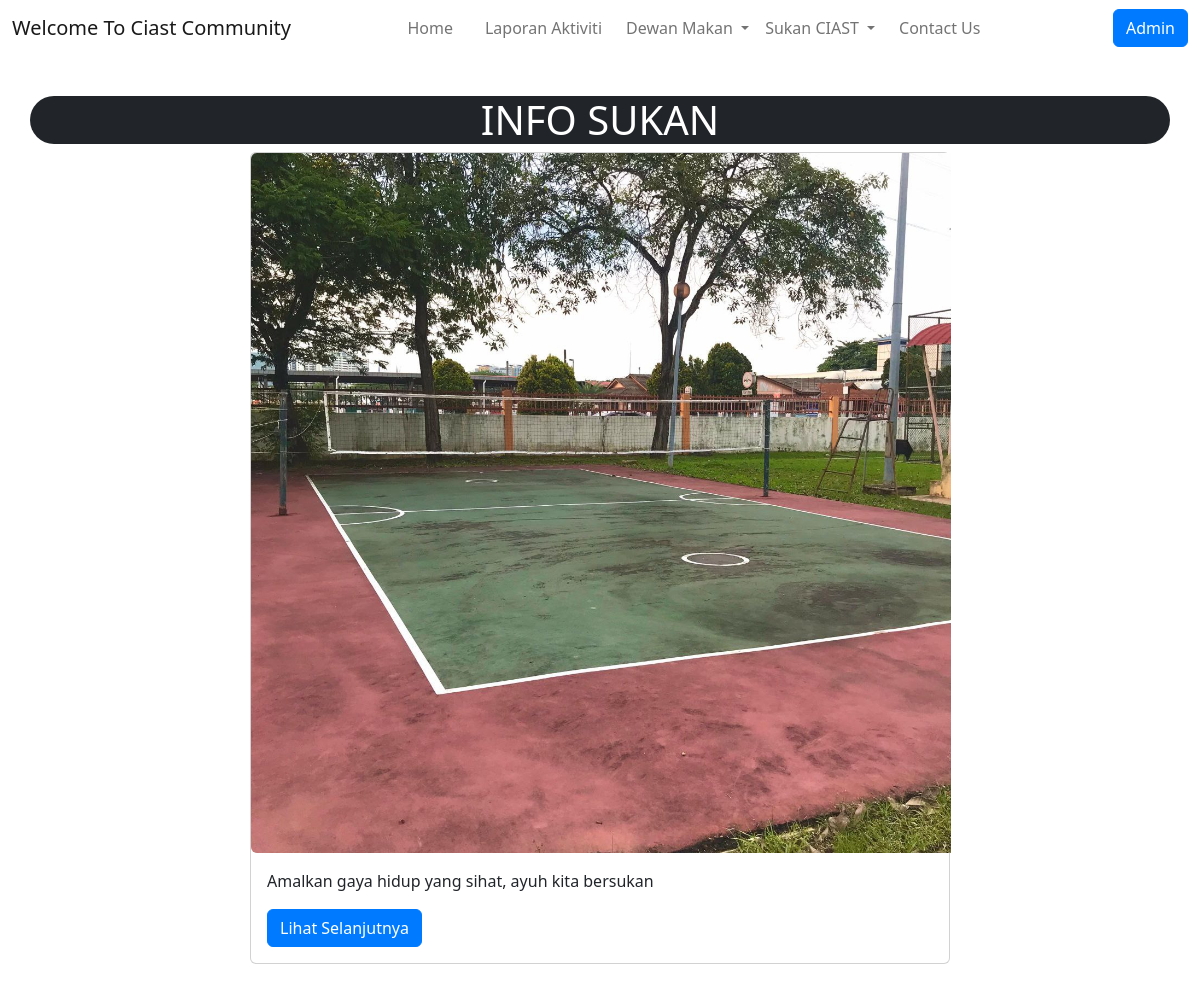
The page /infosukan.php on the database its author committed.
### tables this page shows
CREATE TABLE `sports` (
  `id` int(11) NOT NULL,
  `gambar` char(18) NOT NULL,
  `comments` char(100) NOT NULL
);

### userfunctions.php (called while the page is built, shortened)
<?php
function ambildata($condb, $query)
{
    $result = mysqli_query($condb, $query);
    $rows = [];
    while ($row = mysqli_fetch_assoc($result)) {
        $rows[] = $row;
    }
    return $rows;
}
?>

### infosukan.php (the view, shortened to what this page needs)
<?php
require_once 'userfunctions.php';
$sports = ambildata($condb, "SELECT * FROM sports");
?>
<!DOCTYPE html>
<html lang="en">
<head>
    <link rel="stylesheet" href="css/bootstrap.min.css">
</head>
<body>
<nav class="navbar navbar-expand-sm fixed-top">
        <div class="container-fluid">
            <a class="navbar-brand me-auto" href="index.php">Welcome To Ciast Community</a>
            <div class="offcanvas offcanvas-end" tabindex="-1" id="offcanvasNavbar" aria-labelledby="offcanvasNavbarLabel">
                <div class="offcanvas-body">
                    <ul class="navbar-nav justify-content-center flex-grow-1 pe-3">
                        <li class="nav-item">
                            <a class="nav-link mx-lg-2" aria-current="page" href="index.php">Home</a>
                        </li>
                        <li class="nav-item">
                            <a class="nav-link mx-lg-2" href="1-aktivitiumum.php">Laporan Aktiviti</a>
                        </li>
                        <li class="nav-item dropdown">
                            <a class="nav-link dropdown-toggle" href="#" role="button" data-bs-toggle="dropdown" aria-expanded="false">
                                Dewan Makan
                            </a>
                        </li>
                        <li class="nav-item dropdown">
                            <a class="nav-link dropdown-toggle" href="#" role="button" data-bs-toggle="dropdown" aria-expanded="false">
                                Sukan CIAST
                            </a>
                        </li>
                        <li class="nav-item">
                            <a class="nav-link mx-lg-2" href="contactus.php">Contact Us</a>
                        </li>
                    </ul>
                </div>
            </div>
            <a href="Admin/1-adminlogin.php"><button type="button" class="btn btn-primary">Admin</button></a>
        </div>
    </nav>
    <br><br><br><br>
    <h1 class="container text-center text-bg-dark rounded-pill">INFO SUKAN</h1>
    <?php foreach ($sports as $row) : ?>
        <div class="container-fluid d-flex justify-content-center">
            <div class="card mb-3" style="max-width: 700px;">
                <div class="row g-0">
                    <div class="col-md-6">
                        <img src="img/<?= $row['gambar'] ?>" style="max-width: 700px;" class="img-fluid rounded-start" alt="...">
                    </div>
                    <br>
                    <br>
                    <div class="col-md-8">
                        <div class="card-body">
                            <p class="card-text"><?= $row['comments'] ?></p>
                            <a href="infosukandetails.php?id=<?= $row['id']?>" class="btn btn-primary">Lihat Selanjutnya</a>
                        </div>
                    </div>
                </div>
            </div>
        </div>
    <?php endforeach; ?>
    <br>
</body>
</html>

### infosukan.php (style rules this page uses)
.card { transition: 0.3s ease; }
.btn-primary { background-color: #007bff; border-color: #007bff; }

### rows shown on the page
sports: gambar (picture), comments "Amalkan gaya hidup yang sihat, ayuh kita bersukan"
